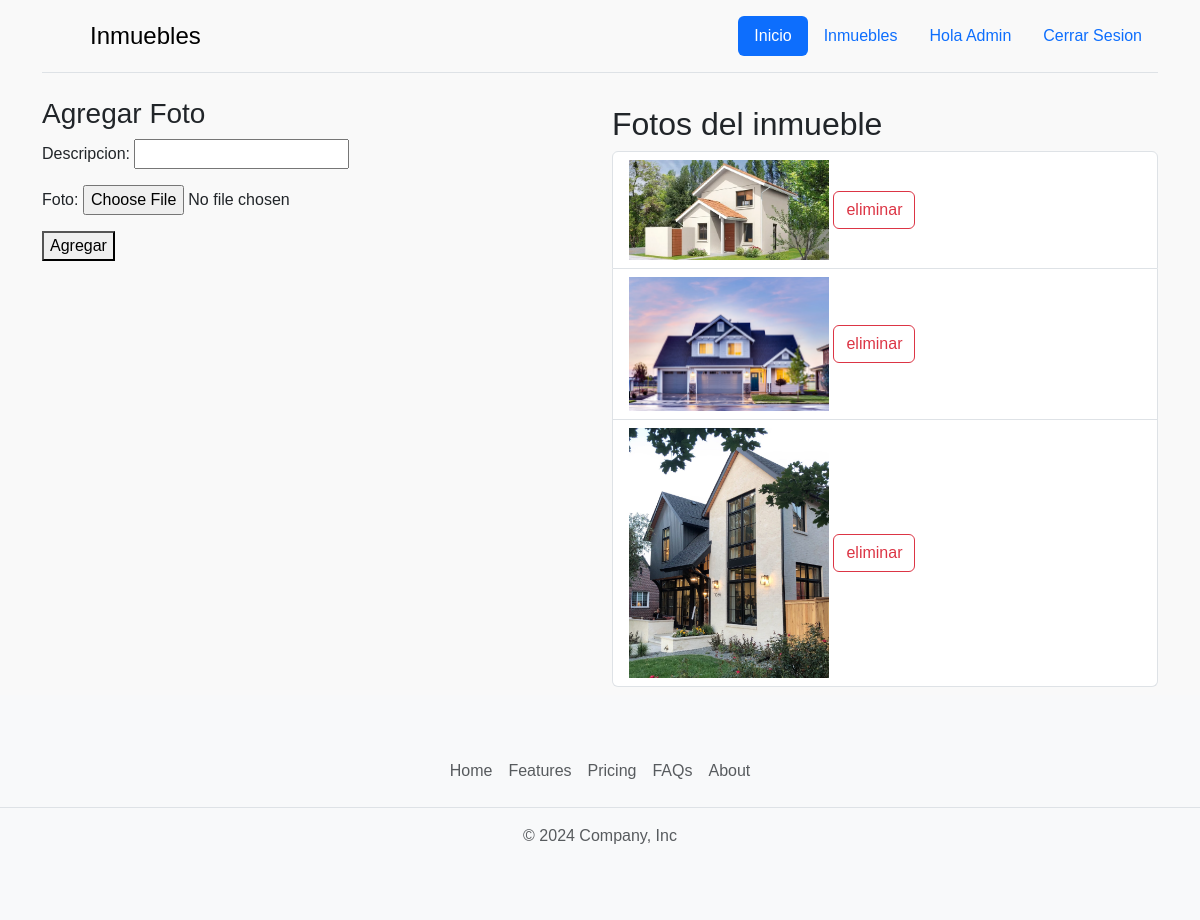
The app's page /inmuebles/9/fotos/agregar (signed in) with its own data.
### gestion_inmuebles/models.py (models this page shows, shortened)
class Usuario(AbstractUser):
    nombres  = models.CharField(max_length=150, null=False, blank=False)
    apellidos = models.CharField(max_length=150, null=False, blank=False)
    rut = models.CharField(max_length=10, null=False, blank=False, unique=True)
    direccion = models.CharField(max_length=250, blank=True, null=True)
    telefono = models.CharField(max_length=20, blank=True, null=True)
    tipo_usuario = models.CharField(max_length=50, choices=TIPO_USUARIO, default='arrendatario')
    is_active = models.BooleanField(default=True, editable=False)
    deleted_at = models.DateTimeField(blank=True,null=True, editable=False)

class Foto(models.Model):
    descripcion = models.CharField(max_length=255, blank=True, null=True, default='')
    foto = models.ImageField(upload_to='inmuebles/')
    inmueble = models.ManyToManyField(Inmueble,related_name='fotos')

### gestion_inmuebles/views.py (the view)
# urls.py: path('inmuebles/<int:id_inmueble>/fotos/agregar',agregar_foto_a_inmueble,name='agregar_foto'),
def agregar_foto_a_inmueble(request,id_inmueble):
    inmueble = Inmueble.objects.get(id=id_inmueble)
    if request.method=='POST':
        form = FotoForm(request.POST,request.FILES)
        if form.is_valid():
            foto = form.save(commit=False)
            foto.save()
            foto.inmueble.add(inmueble)
            return redirect(request.META['HTTP_REFERER'])
    else:
        form = FotoForm()
    context = {
        'form':form,
        'inmueble':inmueble
               }
    return render(request,'agregar_foto.html',context)

### gestion_inmuebles/forms.py
class FotoForm(forms.ModelForm):
    class Meta:
        model=Foto
        fields= ['descripcion','foto']

### templates/agregar_foto.html (shortened to what this page needs)
{% extends 'layout/base.html' %}
{% block content %}
<main class="container">
    <div class="row">
        <div class="col">
            <form method="post" enctype="multipart/form-data">
                <h3>Agregar Foto</h3>
                {{ form.as_p }}
                <button type="submit">Agregar</button>
            </form>
        </div>
        <div class="col">
            <article class="p-0 my-2">
                <h2>Fotos del inmueble</h2>
                <ul class="list-group">
                    {% if inmueble.fotos.all %}
                        {% for foto in inmueble.fotos.all %}
                            <li class="list-group-item">
                                <img class="" src="{{foto.foto.url}}" width="200px" alt="{{foto.descripcion}}" srcset="">
                                <a class="btn btn-outline-danger" href="{% url 'eliminar_foto' id_inmueble=inmueble.id id_foto=foto.id  %}">eliminar</a>
                            </li>
                        {% endfor %}
                    {% else %}
                    <li class="list-group-item">
                        <p>NO hay ninguna foto agregar aun</p>
                    </li>
                    {% endif %}
                </ul>
            </article>
        </div>
    </div>
</main>
{% endblock content %}

### templates/layout/navbar.html (shortened to what this page needs)
<div class="container">
    <header class="d-flex flex-wrap justify-content-center py-3 mb-4 border-bottom">
      <a href="/" class="d-flex align-items-center mb-3 mb-md-0 me-md-auto link-body-emphasis text-decoration-none">
        <svg class="bi me-2" width="40" height="32"><use xlink:href="#bootstrap"></use></svg>
        <span class="fs-4">Inmuebles</span>
      </a>
      <ul class="nav nav-pills">
        <li class="nav-item"><a href="{% url 'inicio' %}" class="nav-link active" aria-current="page">Inicio</a></li>
        <li class="nav-item"><a href="{% url 'inmuebles' %}" class="nav-link">Inmuebles</a></li>
        {% if not user.is_authenticated %}
            <li class="nav-item"><a href="{% url 'register' %}" class="nav-link">Registrarse</a></li>
        {% else %}
            <li class="nav-item">
                <a href="{% url 'profile' %}" class="nav-link">Hola {{user.username|title}}</a>
            </li>
        {% endif%}
        <li class="nav-item">
            {% if user.is_authenticated %}
            <form action="{% url 'logout' %}" method="post">
                <button class="nav-link" type="submit">Cerrar Sesion</button>
            </form>
            {% else %}
            <a href="{% url 'login' %}" class="btn btn-primary" aria-current="page">Iniciar Sesion</a>
            {% endif %}
        </li>
      </ul>
    </header>
  </div>

### static/css/style.css (style rules this page uses)
body { display: flex; flex-direction: column; min-height: 100vh; margin: 0; background-color: #F9F9F9; font-family: Verdana, Geneva, Tahoma, sans-serif; }
main { flex: 1; }

### records on screen
Usuario: username "Admin"
Foto: foto (picture)
Foto: foto (picture)
Foto: foto (picture)
